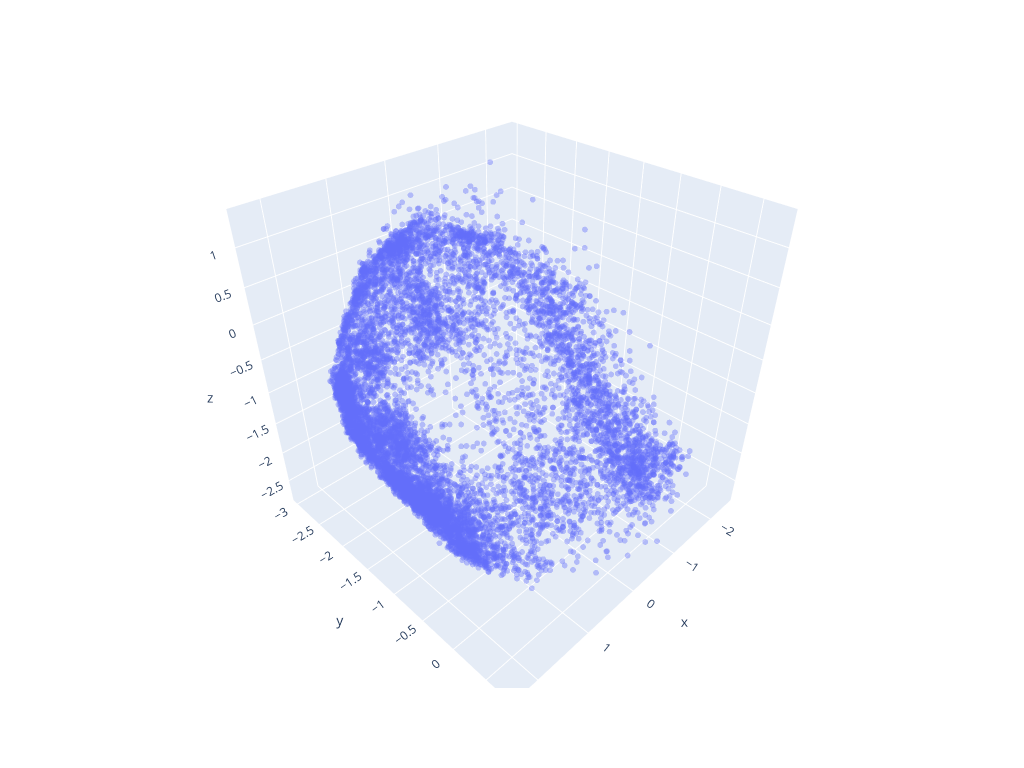

The cell this chart's notebook holds for it:
### Markdown cell above
# Whitened Data

### Code cell
import plotly.express as px

# centered = subset - subset.mean(axis=0)
# U, S, Vt = np.linalg.svd(centered, full_matrices=False)
# whitened = centered @ Vt.T / S

whitened = subset

fig = px.scatter_3d(
    x=whitened[:, 0],
    y=whitened[:, 1],
    z=whitened[:, 2],
    opacity=0.4)
fig.update_traces(marker=dict(size=2))
fig.update_layout(width=1024,
                  height=768, scene=dict(aspectmode='cube'))
fig.show()

### Figure 1 — Plotly figure (JSON) as saved in the notebook; plotly's stock layout.template omitted (floating-point values rounded to 4 significant figures; data arrays with more than 128 entries replaced by an {"elided": "..."} marker saying what was removed)
{"data": [{"hovertemplate": "x=%{x}<br>y=%{y}<br>z=%{z}<extra></extra>", "legendgroup": "", "marker": {"color": "#636efa", "opacity": 0.4, "size": 2, "symbol": "circle"}, "mode": "markers", "name": "", "scene": "scene", "showlegend": false, "type": "scatter3d", "x": {"elided": "10000 float values"}, "y": {"elided": "10000 float values"}, "z": {"elided": "10000 float values"}}], "layout": {"height": 768, "legend": {"tracegroupgap": 0}, "margin": {"t": 60}, "scene": {"aspectmode": "cube", "domain": {"x": [0, 1], "y": [0, 1]}, "xaxis": {"title": {"text": "x"}}, "yaxis": {"title": {"text": "y"}}, "zaxis": {"title": {"text": "z"}}}, "width": 1024}}
